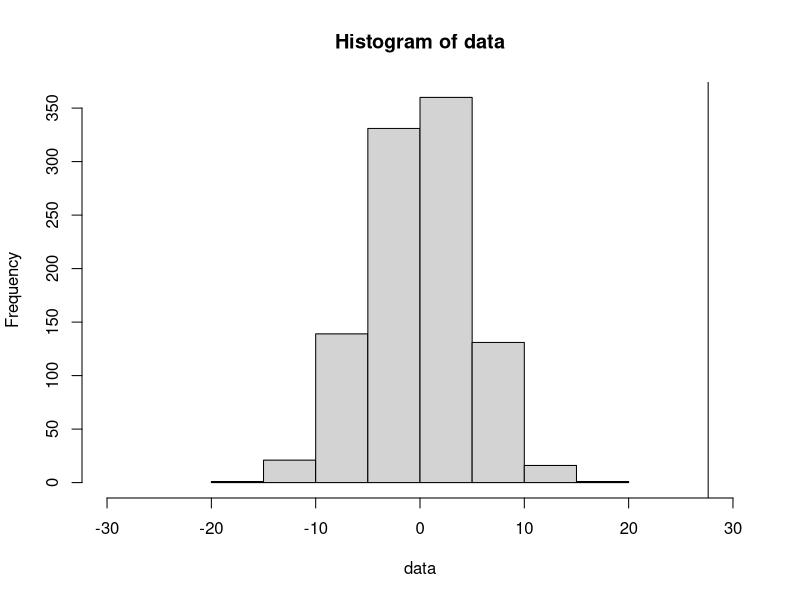
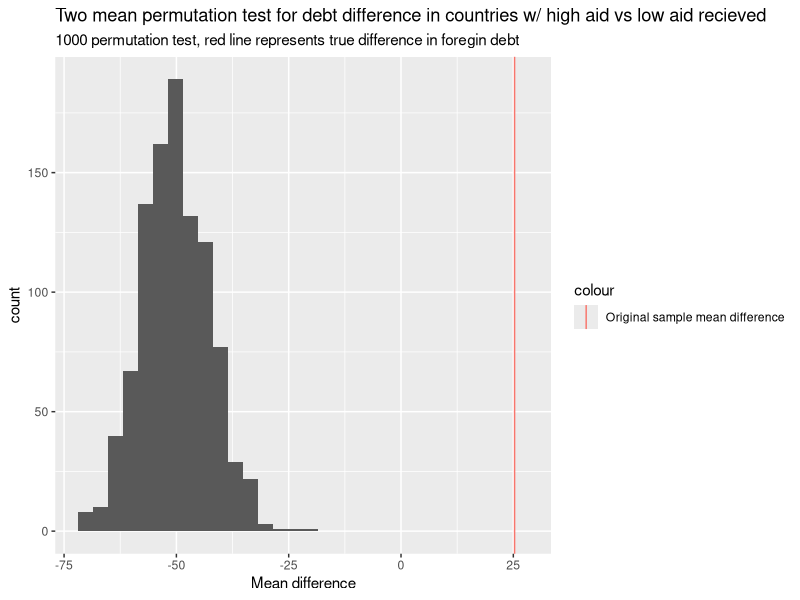

Reproduce these figures in R, in order.
## ---- chunk 1
knitr::opts_chunk$set(echo = FALSE)
## ---- chunk 2
library(tidyverse)

debt=read.csv("debt_to_foreigners_by_public_and_private_percent_of_gni.csv")
debt_edit = debt %>% select(-country) 
debt = debt %>% gather(colnames(debt_edit),key = "year", value = "debt_percent_GNI")
debt$year = parse_number(debt$year)

discount=read.csv("central_bank_discount_rate_annual_percent.csv")
discount_edit = discount %>% select(-country) 
discount = discount %>% gather(colnames(discount_edit),key = "year", value = "discount_rate")
discount$year = parse_number(discount$year)

exports=read.csv("exports_percent_of_gdp.csv")
exports_edit = exports %>% select(-country) 
exports = exports %>% gather(colnames(exports_edit),key = "year", value = "exports")
exports$year = parse_number(exports$year)

imports=read.csv("imports_percent_of_gdp.csv")
imports_edit = imports %>% select(-country) 
imports = imports %>% gather(colnames(imports_edit),key = "year", value = "imports")
imports$year = parse_number(imports$year)

inflation=read.csv("inflation_annual_percent.csv")
inflation_edit = inflation %>% select(-country) 
inflation = inflation %>% gather(colnames(inflation_edit),key = "year", value = "inflation")
inflation$year = parse_number(inflation$year)

primaryCompletion=read.csv("primary_completion_rate_total_percent_of_relevant_age_group.csv")
primaryCompletion_edit = primaryCompletion %>% select(-country) 
primaryCompletion = primaryCompletion %>% gather(colnames(primaryCompletion_edit),key = "year", value = "primary_completion")
primaryCompletion$year = parse_number(primaryCompletion$year)
## ---- chunk 3
boom = debt %>% filter(year == 2006 | year == 2005 | year == 2004 | year == 2003 | year == 2002)
recession = debt %>% filter(year == 2007 | year == 2008 | year == 2009 | year == 2010 | year == 2011)
both = debt %>% filter(year == 2006 | year == 2005 | year == 2004 | year == 2003 | year == 2002 | year == 2007 | year == 2008 | year == 2009 | year == 2010 | year == 2011)
boom = boom %>% na.omit()
recession = recession  %>% na.omit()
both = both %>% na.omit()
## ---- chunk 4
perm_mean1 <- function(perms = 1000, values, n1)
{
    v = rep(0, perms)
  
  for (i in c(1:perms))
  {
    randomize <- sample(x = 1:length(values),size = length(values),replace = FALSE)
    groupA_index = randomize[1:n1]
    groupB_index = randomize[(n1+1):length(values)]
      
    groupA = values[groupA_index]
    groupB = values[groupB_index]
      
    meanA = mean(groupA)
    meanB = mean(groupB)
    
    diff = meanA - meanB
    v[i] = diff
  }
  return(v)
}
## ---- chunk 5
values=both$debt_percent_GNI
n1=length(boom$debt_percent_GNI)
data=perm_mean1(perms = 1000,values, n1)

hist(data, xlim = c(-30, 30))
boom_mean_debt=mean(boom$debt_percent_GNI)
recession_mean_debt=mean(recession$debt_percent_GNI)
test_statistic=boom_mean_debt-recession_mean_debt
abline(v=test_statistic)
## ---- chunk 6
aggregate = inner_join(debt, discount, by=c("country"="country","year"="year"))
aggregate = inner_join(aggregate, exports, by=c("country"="country","year"="year"))
aggregate = inner_join(aggregate, imports, by=c("country"="country","year"="year"))
aggregate = inner_join(aggregate, inflation, by=c("country"="country","year"="year"))
aggregate = inner_join(aggregate, primaryCompletion, by=c("country"="country","year"="year"))
aggregate = aggregate %>% na.omit()

normalize <- function(value, mean, sd)
{
    z = (value-mean)/sd
    return (z)
}

aggregate$debt_percent_GNI = map_dbl(aggregate$debt_percent_GNI,normalize,mean(aggregate$debt_percent_GNI),sd(aggregate$debt_percent_GNI))

aggregate$discount_rate = map_dbl(aggregate$discount_rate,normalize,mean(aggregate$discount_rate),sd(aggregate$discount_rate))

aggregate$exports = map_dbl(aggregate$exports,normalize,mean(aggregate$exports),sd(aggregate$exports))

aggregate$imports = map_dbl(aggregate$imports,normalize,mean(aggregate$imports),sd(aggregate$imports))

aggregate$inflation = map_dbl(aggregate$inflation,normalize,mean(aggregate$inflation),sd(aggregate$inflation))

aggregate$primary_completion = map_dbl(aggregate$primary_completion,normalize,mean(aggregate$primary_completion),sd(aggregate$primary_completion))

lmod = lm(debt_percent_GNI ~ discount_rate + exports + imports + inflation + primary_completion, data=aggregate)

summary(lmod)
## ---- chunk 7

# setting up libraries, reading in datasets

library(tidyverse)

debt <- read.csv("debt.csv")
aid <- read.csv("aid.csv")


# tidying datasets

aid_edit <- aid %>%
  select(-country)

debt_edit <- debt %>%
  select(-country)

aid <- aid %>%
  gather(colnames(aid_edit), key = "year", value = "dollars_per_person")

debt <- debt %>%
  gather(colnames(debt_edit), key = "year", value = "percent_GNI")

aid$year <- parse_number(aid$year)
debt$year <- parse_number(debt$year)

# joining aid and debt datasets

capital <- inner_join(aid,debt, by = "country")

# cleaning capital dataset to be conducive to analysis
# removed negative aid figures from debt data due to ambiguity in meaning

capital <- capital %>%
  filter(year.x == year.y) %>%
  mutate("year" = year.x) %>%
  select(-year.x,-year.y) %>%
  drop_na() %>%
  filter(dollars_per_person >= 0)

## ---- chunk 8
# perm function

perm_mean <- function(perms = 1000, values, n1)
{
  ## Variables ##
  # perms: The number of permutations 
  # values (num): 
  # n1 (int): Size of group 1
  ###############
  
  # Step 1:
  # Create vector of zeroes of length "perms" to store
  # permuted mean differnces
  
  mean_diff <- vector("double", length = perms)
  
  # Loop throught number of permutations
  for (i in c(1:perms))
  {
    # Step 2:
    # Randomly separate vector "values" into disjoint 
    # groups of size "n1" and "length(values) - n1" respectively
    
    mean_sep1 <- sample(values, n1, replace = T)
    mean_sep2 <- setdiff(values, mean_sep1)
    
    
    # Step 3:
    # Compute the sample means for the two groups from 
    # step 2
    
    mean_value1 <- mean(mean_sep1)
    mean_value2 <- mean(mean_sep2)
    
    # Step 4: 
    # Compute the difference in sample means, store the
    # value in the vector from step 1
    
    mean_diff[i] <- mean_value1 - mean_value2
  }
  # Step 5:
  # Return new updated vector, created in step 1
    
  return(mean_diff)
  
}
## ---- chunk 9

#unique function

high_low <- function(value, median){
  result = ""
  if(value >= median){
    result = "high"
  }
  else{
    result = "low"
  }
  return(result)
}

#map function

aid_level <- map(capital$dollars_per_person,high_low,median(capital$dollars_per_person))
## ---- chunk 10

# adding groups to dataset

capital <- capital %>%
  mutate(aid_groups = as.character(aid_level))

# creating dataset to test

testing_capital <- capital %>%
  select(aid_groups,percent_GNI)

#datasets to determine size and means of groups

size_test <- testing_capital %>%
  filter(aid_groups == "high")

aid_low <- testing_capital %>%
  filter(aid_groups == "low")

#results of the permutation test

perm_result <- perm_mean(perms = 1000, testing_capital$percent_GNI, nrow(size_test))

#calculating true mean difference for testing sake

mean_low <- mean(aid_low$percent_GNI)
mean_high <- mean(size_test$percent_GNI)


mean_diff <- mean_high - mean_low
## ---- chunk 11
ggplot() +
  geom_histogram(mapping = aes(x=perm_result)) +
  geom_vline(mapping = aes(xintercept = mean_diff, color = "Original sample mean difference")) +
  labs(title = "Two mean permutation test for debt difference in countries w/ high aid vs low aid recieved", subtitle = "1000 permutation test, red line represents true difference in foregin debt", x = "Mean difference")
## ---- chunk 12
percentile.data <- sum(perm_result<mean_diff)/1000

print(percentile.data)
## ---- chunk 13
print(mean_diff)
